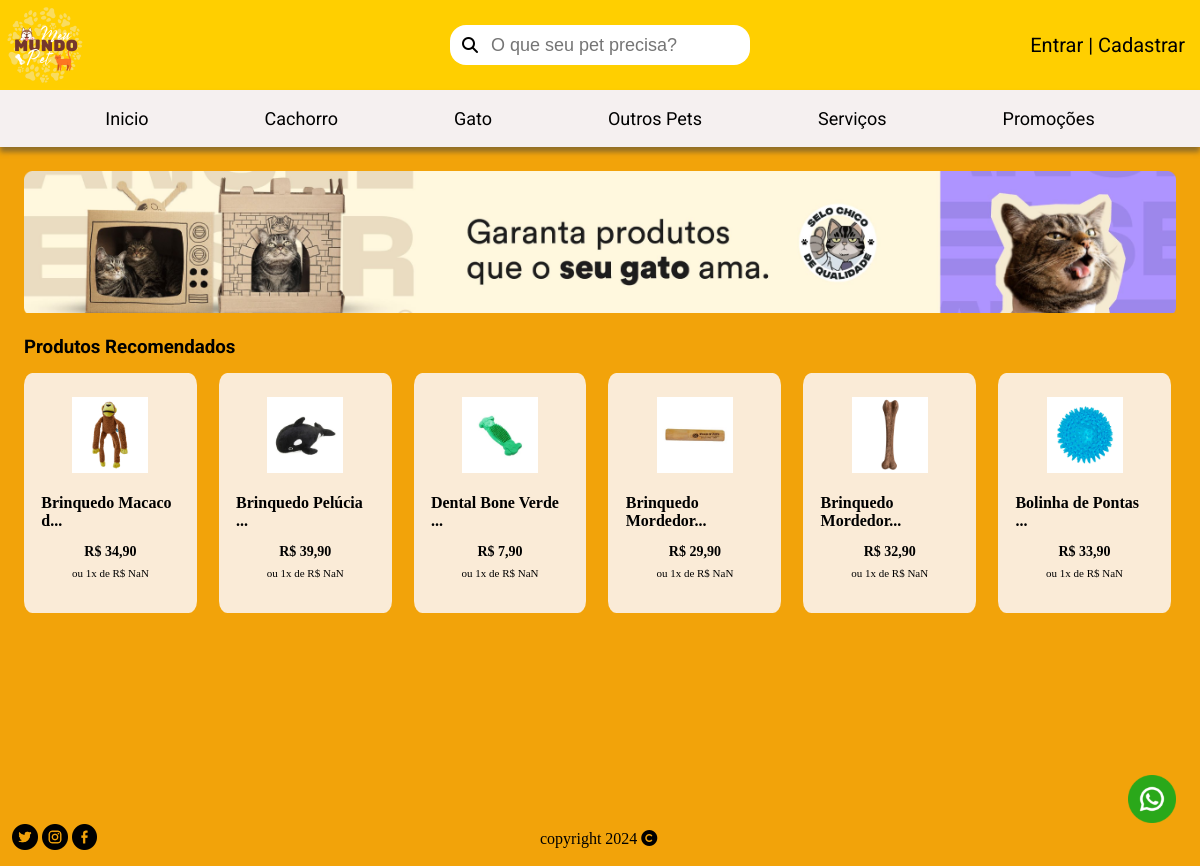
The app's page /produtos/brinquedo/1 with its own data.
### tables this page shows
CREATE TABLE "produto" (
	"id_produto"	INTEGER UNIQUE,
	"nome_produto"	TEXT,
	"descricao_produto"	TEXT,
	"valor_produto"	REAL,
	"quantidade_produto"	INTEGER,
	"id_animal"	INTEGER,
	"tipo_produto"	TEXT,
	"imagem_produto"	TEXT,
	FOREIGN KEY("id_animal") REFERENCES "animal"("id_animal"),
	PRIMARY KEY("id_produto" AUTOINCREMENT)
);

### default.py (the view)
@app.route("/produtos/<classe>/<animal>", methods = ["GET"])
def produtos(classe, animal):
    produtos = rep.produtos(animal, classe)
    return render_template('index.html', produtos=produtos)

### rep.py (called while the page is built)
def produtos(id_animal:int, tipo_produto):
    try:
        conn = sqlite3.connect('petshop.db')
        cursor = conn.cursor()
        sql_select = f'SELECT * FROM produto WHERE tipo_produto = "{tipo_produto}" AND id_animal = {id_animal}'
        cursor.execute(sql_select)
        produto = cursor.fetchall()
        conn.close()
        return produto
    except:
        return False

### templates/index.html (shortened to what this page needs)
<!DOCTYPE html>
<html>
    <head>
        <link rel="stylesheet" href="{{ url_for('static', filename='style/home.css') }}">
        <link href="https://cdnjs.cloudflare.com/ajax/libs/font-awesome/6.5.1/css/all.min.css" rel="stylesheet">
    </head>
    <body>
        <header>
            <div class="container">
                <div class="div-container">
                    <img class="img-logo" src="{{ url_for('static', filename='image/logo.png')}}" alt="Logo tipo do petshop">
                </div>
                <div class="div-container">
                    <div class="search-box">
                        <i class="fas fa-search"></i>
                        <input class="search-txt" type="text" name="" placeholder="O que seu pet precisa?">
                    </div>
                </div>
                <div class="div-container login">
                    {% if current_user.is_authenticated %}
                    <div class="user">
                        <a href="#"> Olá, {{current_user.nome_humano}}</a>
                        <a id="logout" href="/logout">Sair</a>
                    </div>
                    {% else %}
                    <a href="/login"> Entrar | Cadastrar</a>
                    {% endif %}
                </div>
            </div>
            <nav>
                <ul class="menu">
                    <li><a class="inicio" href="/"><img class="img-menu" src="{{ url_for('static', filename='image/inicio.png')}}" alt="imagem menu">Inicio</a></li>
                    <li><a class="cachorro" href="#"><img class="img-menu" src="{{ url_for('static', filename='image/cachorro.png')}}" alt="imagem cachorro">Cachorro</a>
                    </li>
                    <li><a class="gato" href="#"><img class="img-menu" src="{{ url_for('static', filename='image/gato.png')}}" alt="imagem gato">Gato</a>
                    </li>
                    <li><a class="passaro" href="#"><img class="img-menu" src="{{ url_for('static', filename='image/passaro.png')}}" alt="imagem pássaro">Outros Pets</a>
                    </li>
                    <li><a class="servico" href="/servicos"><img class="img-menu" src="{{ url_for('static', filename='image/servico.png')}}" alt="imagem coração">Serviços</a></li>
                    <li><a class="promocao" href="/promocao"><img class="img-menu" src="{{ url_for('static', filename='image/promocao.png')}}" alt="imagem desconto">Promoções</a></li>
                </ul>
            </nav>
        </header>
        <section class="conteudo">
            <div class="anuncio">
                <div class="anuncio-image" id="img">
                    <img class="img-anuncio" src="{{ url_for('static', filename='image/anuncio2.png')}}" alt="imagem anuncio">
                </div>
            </div>
            {% if produtos != [] %}
            <h3>Produtos Recomendados</h3>
            {% endif %}
            <div class="cards">
                {% if produtos == [] %}
                <div class="indisponivel">
                    <p>Produtos Indisponíveis...</p>
                </div>
                {% else %}
                {% for id_produto, nome_produto, descricao_produto, valor_produto, quantidade_produto, id_animal, tipo_produto, imagem in produtos %}
                <div class="card">
                    <a href="/compra/{{id_produto}}" class="card-link">
                        <img class="img-card" src="{{ url_for('static', filename='image/' + imagem )}}" alt="imagem produto">
                        <h4>{{nome_produto}}</h4>
                        <p class="preco">R$ {{valor_produto}}</p>
                        <p class="divisao"></p>
                    </a>
                </div>
                {% endfor %}
                {% endif %}
            </div>
            <a href="#"><img class="img-whatsapp" src="{{ url_for('static', filename='image/whatsapp.png')}}" alt="imagem whatsapp"></a>
        </section>
        <footer class="rodape">
            <div class="redes">
                <a href="#"><img class="img-redes" src="{{ url_for('static', filename='image/twitter.png')}}" alt="imagem twitter"></a>
                <a href="#"><img class="img-redes" src="{{ url_for('static', filename='image/instagram.png')}}" alt="imagem instagram"></a>
                <a href="#"><img class="img-redes" src="{{ url_for('static', filename='image/facebook.png')}}" alt="imagem facebook"></a>
            </div>
            <div class="copy">copyright 2024 <i class="fa-solid fa-copyright" style="color: #000000;"></i></div>
        </footer>
    </body>
</html>

### static/style/home.css (style rules this page uses)
* { margin: 0; padding: 0; box-sizing: border-box; }
body { background-color: #F2A30A; display: flex; flex-direction: column; height: 100vh; }
section { padding: 2%; }
.conteudo { flex: 1 0 auto; }
h3 { margin-top: -3%; font-family: 'Roboto', sans-serif; }
.anuncio { overflow: hidden; width: 100%; height: 23%; margin-bottom: 5%; }
.anuncio-image { display: flex;; transition: transform 0.5s ease-in-out; transform: translateX(0); margin-bottom: 5%; }
.img-anuncio { width: 100%; height: 20%; object-fit: cover; margin-bottom: 10%; }
.cards { display: flex; justify-content: space-between; flex-wrap: wrap; }
.card-link { display: flex; flex-direction: column; justify-content: center; align-items: center; text-decoration: none; color: black; width: 100%; }
.card { width: 15%; height: 15rem; background-color: antiquewhite; margin-right: 5px; border-radius: 5%; margin-top: 15px; padding: 1.5%; display: flex; flex-direction: column; align-items: center; cursor: pointer; }
.img-card { margin-top: 5%; margin-bottom: 5%; width: 55%; }
.card h4 { margin-top: 10%; margin-bottom: 10%; }
.preco { font-weight: bold; font-size: 14px; }
.divisao { font-size: 11px; }
.card p { margin-bottom: 5%; }
.rodape { flex-shrink: 0; }
header { background-color: #FFCF00; width: 100%; font-family: 'Roboto', sans-serif; }
.container { display: flex; justify-content: space-between; }
.container .div-container { width: 25%; display: flex; align-items: center; }
.img-logo { width: 30%; }
.search-box { background-color: white; padding: 8px 12px; display: flex; align-items: center; gap: 8px; border-radius: 16px; width: 350px; height: 40px; }
.search-box input { background-color: transparent; border: none; font-size: 18px; color: black; padding: 5px; }
.login { justify-content: end; padding: 15px; }
.login a { font-size: 20px; text-decoration: none; color: black; }
nav { background-color: #F5F0F0; margin: 0 auto; display: flex; justify-content: center; align-items: center; box-shadow: 0px 5px 5px #313b4580; }
.menu > li, .menu > a { display: inline-block; }
.menu li { position: relative; list-style-type: none; }
.menu a { text-decoration: none; color: black; display: block; padding: 18px 3.5rem; transition: background-color .22s ease, color .22s ease; display: flex; align-items: center; justify-content: space-between; font-size: 18px; }
.img-whatsapp { position: fixed; bottom: 5%; right: 2%; width: 4%; }
footer { display: flex; align-items: center; }
.redes { width: 45%; padding: 1%; }
.img-redes { width: 5%; }

### records on screen
produto: imagem_produto (picture), nome_produto "Brinquedo Macaco d...", valor_produto "34,90"
produto: imagem_produto (picture), nome_produto "Brinquedo Pelúcia ...", valor_produto "39,90"
produto: imagem_produto (picture), nome_produto "Dental Bone Verde ...", valor_produto "7,90"
produto: imagem_produto (picture), nome_produto "Brinquedo Mordedor...", valor_produto "29,90"
produto: imagem_produto (picture), nome_produto "Brinquedo Mordedor...", valor_produto "32,90"
produto: imagem_produto (picture), nome_produto "Bolinha de Pontas ...", valor_produto "33,90"
